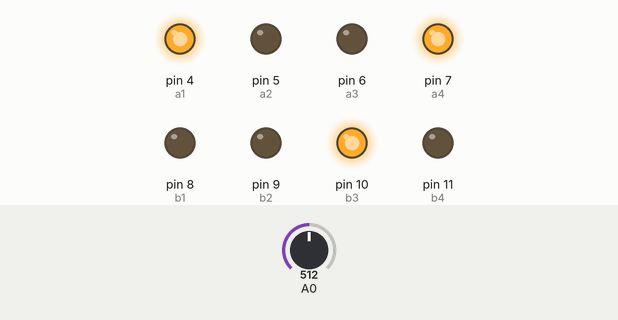
Recording of a sketch running on a simulated Arduino Uno, built with avr-gcc and run on an emulated ATmega328P. Parts: output pins drawn as LEDs (lit = HIGH). The inputs (shaded band) are chosen by the test bench; at power-on: A0 = 512.

Above: at 1.2 s.
1.3 s: A0 set to 525
At 2.3 s:
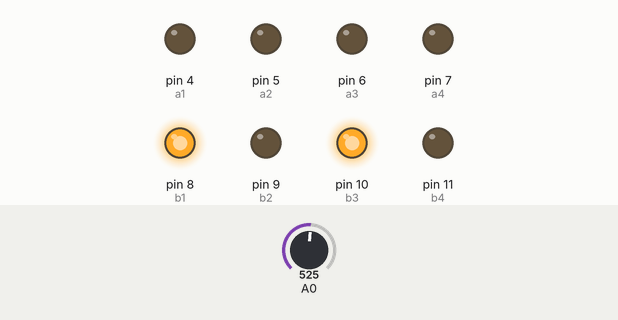
2.8 s: A0 set to 716
At 3.5 s:
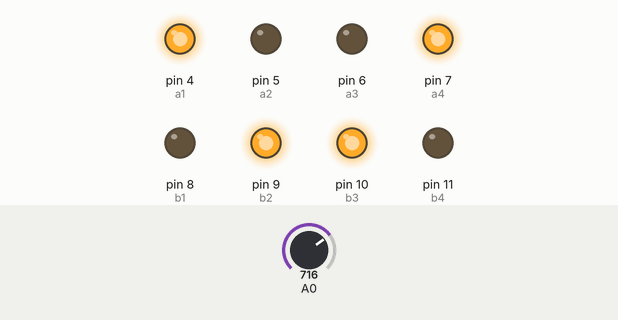
4.3 s: A0 set to 724
At 4.6 s:
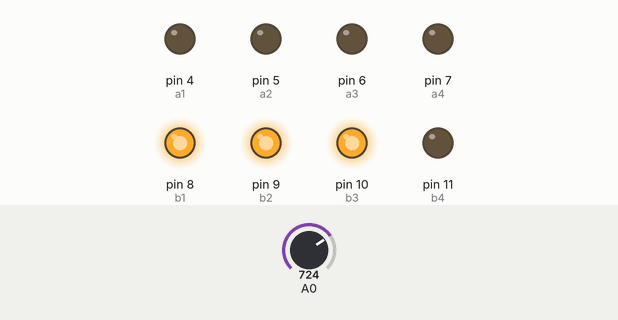
5.8 s: A0 set to 900
At 7.0 s:
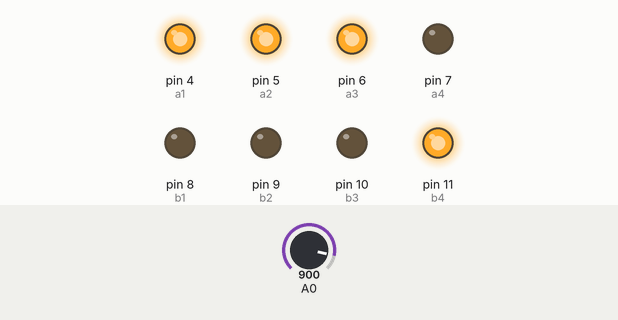
7.3 s: A0 set to 918
At 8.1 s:
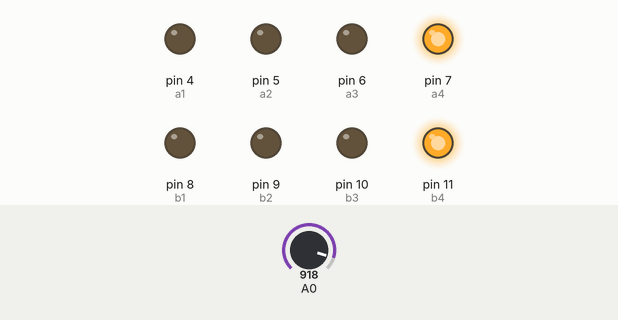
8.8 s: A0 set to 511
At 9.2 s:
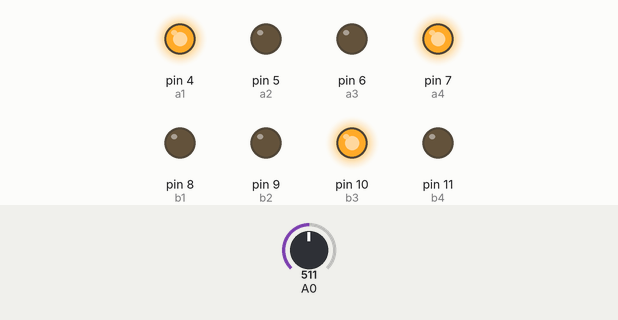
Timing chart, 0 to 11.3 s (numbered marks = the images above; inputs shaded):
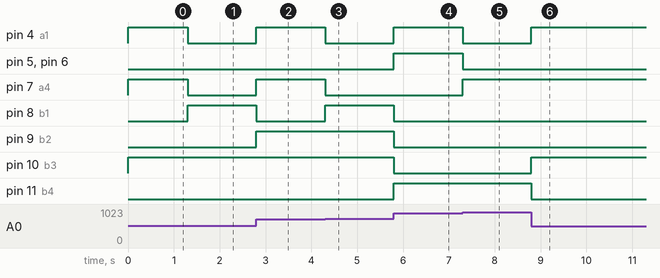

The sketch:

R3_Software_Training_Deliverable.ino
```cpp
//BCD 2

int a1 = 4;
int a2 = 5;
int a3 = 6;
int a4 = 7;

//BCD 1

int b1 = 8;
int b2 = 9;
int b3 = 10;
int b4 = 11;

void setup()
{
  /*Initalize pinModes for the four switches (output pins)
  for the BCD2 */

  pinMode(a1,OUTPUT);
  pinMode(a2,OUTPUT);
  pinMode(a3,OUTPUT);
  pinMode(a4,OUTPUT);

  /*Initalize pinModes for the four switches (output pins)
  for the BCD1 */

  pinMode(b1,OUTPUT);
  pinMode(b2,OUTPUT);
  pinMode(b3,OUTPUT);
  pinMode(b4,OUTPUT);
}
void loop()
{
  /* Declare a variable to read the value from the potentiometer
  and map the values to 0-99 sequence */

  int val = analogRead(A0);
  val = map(val, 0, 1023, 0, 99);
  disp1(val);
  disp2(val);
}

/* Function for display 1 calculates the first digit of
val and outputs the binary equivalent to the 7-segment
display */

void disp1(int num)
{
  int first_digit = num/10;

  Serial.println(first_digit);

  if(first_digit == 0)
    {
    digitalWrite(b1, LOW);
    digitalWrite(b2, LOW);
    digitalWrite(b3, LOW);
    digitalWrite(b4, LOW);
    }

  if(first_digit == 1)
    {
    digitalWrite(b1, HIGH);
    digitalWrite(b2, LOW);
    digitalWrite(b3, LOW);
    digitalWrite(b4, LOW);
    }

  if(first_digit == 2)
    {
    digitalWrite(b1, LOW);
    digitalWrite(b2, HIGH);
    digitalWrite(b3, LOW);
    digitalWrite(b4, LOW);
    }

  if(first_digit == 3)
    {
    digitalWrite(b1, HIGH);
    digitalWrite(b2, HIGH);
    digitalWrite(b3, LOW);
    digitalWrite(b4, LOW);
    }

  if(first_digit == 4)
    {
    digitalWrite(b1, LOW);
    digitalWrite(b2, LOW);
    digitalWrite(b3, HIGH);
    digitalWrite(b4, LOW);
    }

  if(first_digit == 5)
    {
    digitalWrite(b1, HIGH);
    digitalWrite(b2, LOW);
    digitalWrite(b3, HIGH);
    digitalWrite(b4, LOW);
    }

  if(first_digit == 6)
    {
    digitalWrite(b1, LOW);
    digitalWrite(b2, HIGH);
    digitalWrite(b3, HIGH);
    digitalWrite(b4, LOW);
    }

  if(first_digit == 7)
    {
    digitalWrite(b1, HIGH);
    digitalWrite(b2, HIGH);
    digitalWrite(b3, HIGH);
    digitalWrite(b4, LOW);
    }

  if(first_digit == 8)
    {
    digitalWrite(b1, LOW);
    digitalWrite(b2, LOW);
    digitalWrite(b3, LOW);
    digitalWrite(b4, HIGH);
    }

  if(first_digit == 9)
  {
    digitalWrite(b1, HIGH);
    digitalWrite(b2, LOW);
    digitalWrite(b3, LOW);
    digitalWrite(b4, HIGH);
  }
}

/* Function for display 2 calculates the second digit of
val and outputs the binary equivalent to the 7-segment
display */

void disp2(int num)
{
  int second_digit = num%10;

  Serial.println(second_digit);

  if(second_digit == 0)
    {
    digitalWrite(a1, LOW);
    digitalWrite(a2, LOW);
    digitalWrite(a3, LOW);
    digitalWrite(a4, LOW);
    }

  if(second_digit == 1)
    {
    digitalWrite(a1, HIGH);
    digitalWrite(a2, LOW);
    digitalWrite(a3, LOW);
    digitalWrite(a4, LOW);
    }

  if(second_digit == 2)
    {
    digitalWrite(a1, LOW);
    digitalWrite(a2, HIGH);
    digitalWrite(a3, LOW);
    digitalWrite(a4, LOW);
    }

  if(second_digit == 3)
    {
    digitalWrite(a1, HIGH);
    digitalWrite(a2, HIGH);
    digitalWrite(a3, LOW);
    digitalWrite(a4, LOW);
    }

  if(second_digit == 4)
    {
    digitalWrite(a1, LOW);
    digitalWrite(a2, LOW);
    digitalWrite(a3, HIGH);
    digitalWrite(a4, LOW);
    }

  if(second_digit == 5)
    {
    digitalWrite(a1, HIGH);
    digitalWrite(a2, LOW);
    digitalWrite(a3, HIGH);
    digitalWrite(a4, LOW);
    }

  if(second_digit == 6)
    {
    digitalWrite(a1, LOW);
    digitalWrite(a2, HIGH);
    digitalWrite(a3, HIGH);
    digitalWrite(a4, LOW);
    }

  if(second_digit == 7)
    {
    digitalWrite(a1, HIGH);
    digitalWrite(a2, HIGH);
    digitalWrite(a3, HIGH);
    digitalWrite(a4, LOW);
    }

  if(second_digit == 8)
    {
    digitalWrite(a1, LOW);
    digitalWrite(a2, LOW);
    digitalWrite(a3, LOW);
    digitalWrite(a4, HIGH);
    }

  if(second_digit== 9)
  {
    digitalWrite(a1, HIGH);
    digitalWrite(a2, LOW);
    digitalWrite(a3, LOW);
    digitalWrite(a4, HIGH);
  }
}

  
```

Measured:
- the behaviour switches between 516 and 517 on A0 (found by bisection; images 0 and 1)
- the behaviour switches between 723 and 724 on A0 (found by bisection; images 2 and 3)
- the behaviour switches between 909 and 910 on A0 (found by bisection; images 4 and 5)
- after the input at 1.3 s, pin 4 (a1), pin 7 (a4): HIGH → LOW at once; pin 8 (b1): LOW → HIGH at once
- after the input at 2.8 s, pin 4 (a1), pin 7 (a4), pin 9 (b2): LOW → HIGH at once; pin 8 (b1): HIGH → LOW at once
- after the input at 4.3 s, pin 4 (a1), pin 7 (a4): HIGH → LOW at once; pin 8 (b1): LOW → HIGH at once
- after the input at 5.8 s, pin 4 (a1), pin 5 (a2), pin 6 (a3), pin 11 (b4): LOW → HIGH at once; pin 8 (b1), pin 9 (b2), pin 10 (b3): HIGH → LOW at once
- after the input at 7.3 s, pin 4 (a1), pin 5 (a2), pin 6 (a3): HIGH → LOW at once; pin 7 (a4): LOW → HIGH at once
- after the input at 8.8 s, pin 4 (a1), pin 10 (b3): LOW → HIGH at once; pin 11 (b4): HIGH → LOW at once
